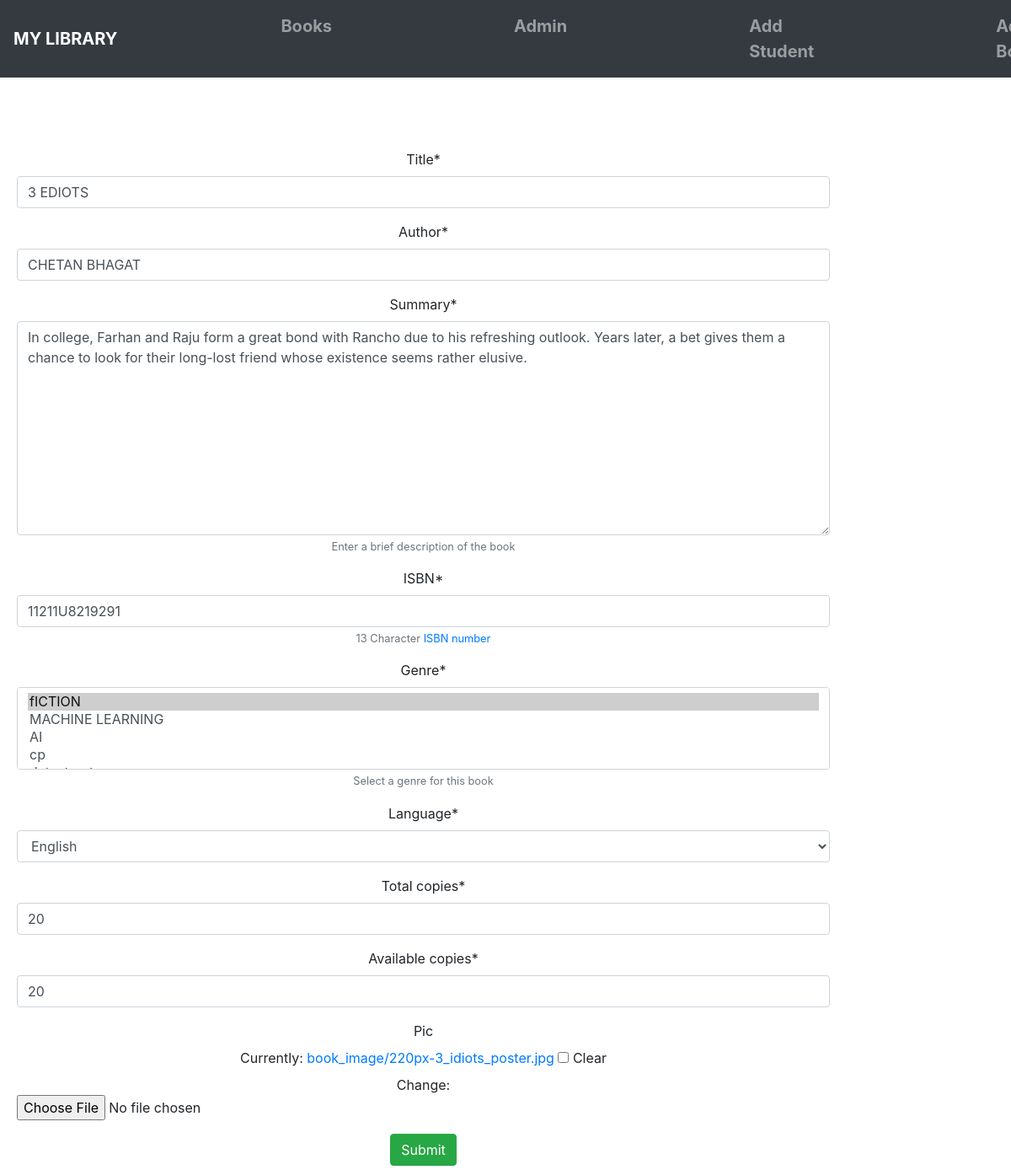
/book/5/update/ (signed in), run on the app's committed database.
### management/models.py (models this page shows, shortened)
class Book(models.Model):
    title = models.CharField(max_length=200)
    author = models.CharField(max_length=100)
    summary = models.TextField(max_length=1000, help_text="Enter a brief description of the book")
    isbn = models.CharField('ISBN', max_length=13,
                            help_text='13 Character <a href="https://www.isbn-international.org/content/what-isbn">ISBN number</a>')
    genre = models.ManyToManyField(Genre, help_text="Select a genre for this book")
    language = models.ForeignKey('Language', on_delete=models.SET_NULL, null=True)
    total_copies = models.IntegerField()
    available_copies = models.IntegerField()
    pic=models.ImageField(blank=True, null=True, upload_to='book_image')

### management/views.py (the view)
# urls.py: path('book/<int:pk>/update/', views.BookUpdate, name='book_update'),
@login_required
def BookUpdate(request, pk):
    if not request.user.is_superuser:
        return redirect('index')
    obj = Book.objects.get(id=pk)
    form = BookForm(instance=obj)
    if request.method == 'POST':
        form = BookForm(data=request.POST, files=request.FILES, instance=obj)
        if form.is_valid():
            obj = form.save(commit=False)
            obj.save()
            return redirect(index)
    return render(request, 'catalog/form.html', locals())

### management/forms.py
class BookForm(forms.ModelForm):
    class Meta:
        model = Book
        fields = '__all__'

### management/models.py (called while the page is built)
    def __str__(self):
        return self.name

    def __str__(self):
        return self.name

### templates/catalog/form.html (shortened to what this page needs)
{% extends 'base_generic.html' %}
{% load crispy_forms_tags %}
{% block content %}
    <div class="bg bg-white form-group mx-auto my-auto">
        <form method="post" class="form" enctype="multipart/form-data">
            {{ form|crispy }}
            <center><input class="btn btn-success" type="submit" value="Submit"/></center>
        </form>
    </div>
{% endblock %}

### static/css/styles.css (style rules this page uses)
body { background-attachment: fixed; background-repeat: no-repeat; background-size: 100% 100%; }

### data on the page
Book: title "3 EDIOTS", author "CHETAN BHAGAT", summary "In college, Farhan and Raju form a great bond with Rancho due to his refreshing outlook. Years later, a bet gives them a chance to look for their long-lost friend whose existence seems rather elusive.", isbn "11211U8219291", language "English", total_copies "20", available_copies "20"
